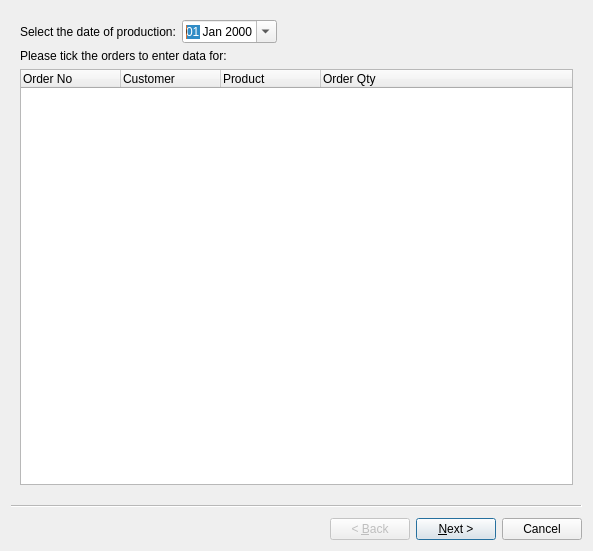
<?xml version="1.0" encoding="UTF-8"?>
<ui version="4.0">
 <class>ProductionDataEntryWizard</class>
 <widget class="QWizard" name="ProductionDataEntryWizard">
  <property name="geometry">
   <rect>
    <x>0</x>
    <y>0</y>
    <width>593</width>
    <height>551</height>
   </rect>
  </property>
  <property name="windowTitle">
   <string>Production Data</string>
  </property>
  <widget class="QWizardPage" name="selectOrdersPage">
   <layout class="QVBoxLayout" name="verticalLayout">
    <item>
     <layout class="QHBoxLayout" name="horizontalLayout">
      <item>
       <widget class="QLabel" name="label">
        <property name="text">
         <string>Select the date of production:</string>
        </property>
       </widget>
      </item>
      <item>
       <widget class="QDateEdit" name="dateEdit">
        <property name="displayFormat">
         <string>dd MMM yyyy</string>
        </property>
        <property name="calendarPopup">
         <bool>true</bool>
        </property>
       </widget>
      </item>
      <item>
       <spacer name="horizontalSpacer">
        <property name="orientation">
         <enum>Qt::Horizontal</enum>
        </property>
        <property name="sizeHint" stdset="0">
         <size>
          <width>40</width>
          <height>20</height>
         </size>
        </property>
       </spacer>
      </item>
     </layout>
    </item>
    <item>
     <widget class="QLabel" name="label_2">
      <property name="text">
       <string>Please tick the orders to enter data for:</string>
      </property>
     </widget>
    </item>
    <item>
     <widget class="QTreeWidget" name="treeWidget">
      <column>
       <property name="text">
        <string>Order No</string>
       </property>
      </column>
      <column>
       <property name="text">
        <string>Customer</string>
       </property>
      </column>
      <column>
       <property name="text">
        <string>Product</string>
       </property>
      </column>
      <column>
       <property name="text">
        <string>Order Qty</string>
       </property>
      </column>
     </widget>
    </item>
   </layout>
  </widget>
  <widget class="QWizardPage" name="dataEntryPage"/>
  <widget class="QWizardPage" name="finishPage"/>
 </widget>
 <resources/>
 <connections/>
</ui>
